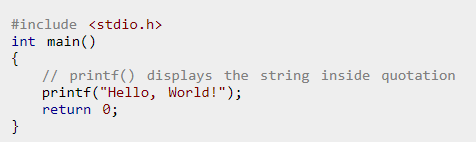
#> input picture TestFile.PNG, 476 x 142 px
$ python -i Preprocess.py   (imports and definitions only)
#> lines starting #> are read from the running program, lines starting #| are printed output that depends on the picture
#> further down, picture is the input picture: shape (142, 476, 3); mean B, G, R 233.3, 233, 233.7
import cv2
import numpy as np
    # Convert to gray
def Preprocess(img):
    #img = cv2.imread('img\\K01.jpg', cv2.IMREAD_COLOR)
    #img = cv2.resize(img,(1300,900))
    #cv2.imshow('Original',img)
        # Applying Grayscale
    img = cv2.cvtColor(img, cv2.COLOR_BGR2GRAY)
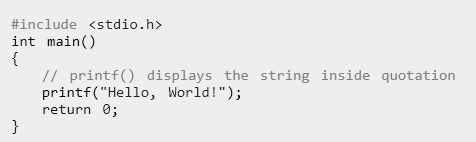
#> img: shape (142, 476); min 0, max 238, mean 233.3
    #cv2.imshow('After Gray',img)
        # Apply dilation and erosion to remove some noise
    kernel = np.ones((1, 1), np.uint8)
    img = cv2.dilate(img, kernel, iterations=1)
    #cv2.imshow('After Dilation',img)
    img = cv2.erode(img, kernel, iterations=1)
    #cv2.imshow('After Erosion',img)
        # Apply blur to smooth out the edges
    img = cv2.GaussianBlur(img, (5, 5), 0)
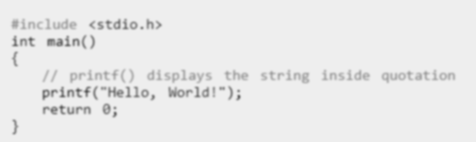
#> img: shape (142, 476); min 91, max 238, mean 233.3
    #cv2.imshow('After blur',img)
    return img

>>> import cv2
>>> picture = cv2.imread('TestFile.PNG')
>>> result = Preprocess(picture)

$ run again, on K01_2.png
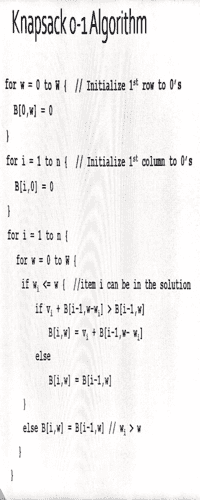
#> input picture K01_2.png, 200 x 500 px
#> picture is the input picture: shape (500, 200, 3); mean B, G, R 239.9, 240.3, 242
#> in Preprocess, `img = cv2.GaussianBlur(img, (5, 5), 0)`:
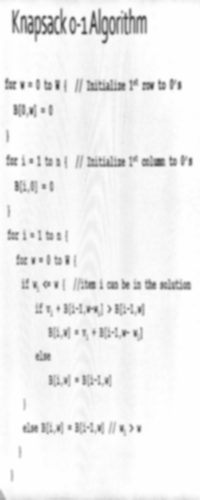
#> img: shape (500, 200); min 60, max 254, mean 240.4
